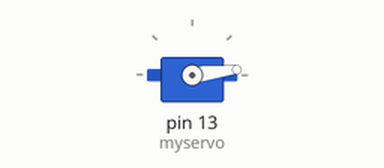
This sketch was run on a simulated Arduino Uno, built with avr-gcc and run on an emulated ATmega328P. Parts: servo.

Above: at 0.05 s.
At 0.85 s:
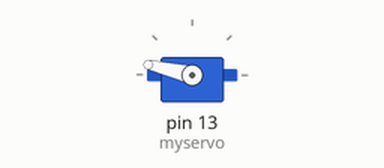
At 1.2 s:
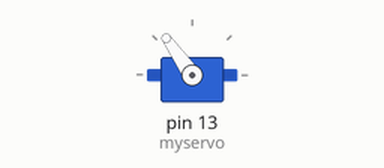
At 1.7 s:
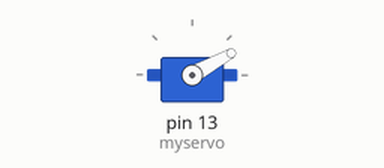
Timing chart, 0 to 4.2 s (numbered marks = the images above):
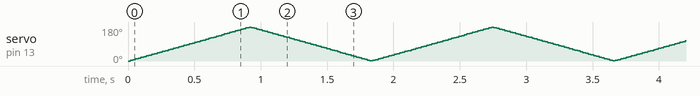

The sketch:

sketch_dec20a.ino
```cpp
#include <Servo.h>

Servo myservo;
int pos = 0;
void setup(){
  myservo.attach(13);
}

void loop(){
  //return;
  for(pos=0; pos<180; pos++){
    myservo.write(pos);
    delay(5);
  }
  for(pos=180; pos>=1; pos--){
    myservo.write(pos);
    delay(5);
  }
}
```
